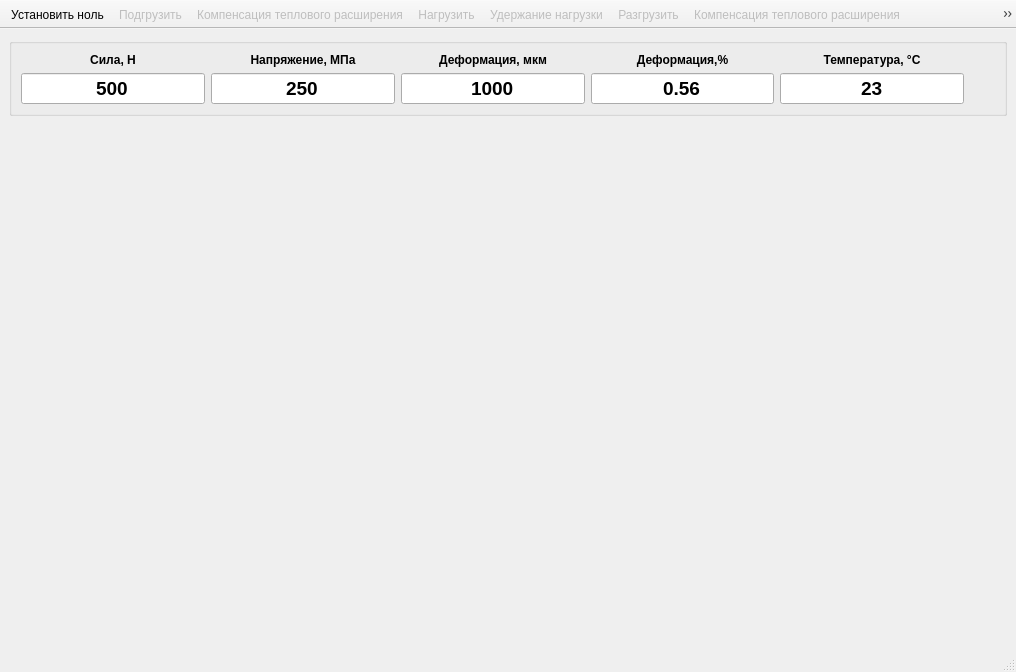
<ui version="4.0" >
 <class>MainWindow</class>
 <widget class="QMainWindow" name="MainWindow" >
  <property name="geometry" >
   <rect>
    <x>0</x>
    <y>0</y>
    <width>1016</width>
    <height>672</height>
   </rect>
  </property>
  <property name="windowTitle" >
   <string>MainWindow</string>
  </property>
  <widget class="QWidget" name="centralwidget" >
   <layout class="QVBoxLayout" name="verticalLayout" >
    <item>
     <widget class="QGroupBox" name="groupBox_2" >
      <property name="sizePolicy" >
       <sizepolicy vsizetype="Preferred" hsizetype="Preferred" >
        <horstretch>0</horstretch>
        <verstretch>0</verstretch>
       </sizepolicy>
      </property>
      <property name="title" >
       <string/>
      </property>
      <layout class="QGridLayout" name="gridLayout" >
       <item row="0" column="0" >
        <widget class="QLabel" name="label_2" >
         <property name="text" >
          <string>&lt;b>Сила, Н</string>
         </property>
         <property name="alignment" >
          <set>Qt::AlignCenter</set>
         </property>
         <property name="wordWrap" >
          <bool>true</bool>
         </property>
        </widget>
       </item>
       <item row="0" column="1" >
        <widget class="QLabel" name="label_3" >
         <property name="text" >
          <string>&lt;b>Напряжение, МПа</string>
         </property>
         <property name="alignment" >
          <set>Qt::AlignCenter</set>
         </property>
         <property name="wordWrap" >
          <bool>true</bool>
         </property>
        </widget>
       </item>
       <item row="0" column="2" >
        <widget class="QLabel" name="label_6" >
         <property name="text" >
          <string>&lt;b>Деформация, мкм</string>
         </property>
         <property name="alignment" >
          <set>Qt::AlignCenter</set>
         </property>
         <property name="wordWrap" >
          <bool>true</bool>
         </property>
        </widget>
       </item>
       <item row="0" column="3" >
        <widget class="QLabel" name="label_7" >
         <property name="text" >
          <string>&lt;b>Деформация,%</string>
         </property>
         <property name="alignment" >
          <set>Qt::AlignCenter</set>
         </property>
         <property name="wordWrap" >
          <bool>true</bool>
         </property>
        </widget>
       </item>
       <item row="0" column="4" >
        <widget class="QLabel" name="label_8" >
         <property name="text" >
          <string>&lt;b>Температура, °C</string>
         </property>
         <property name="alignment" >
          <set>Qt::AlignCenter</set>
         </property>
         <property name="wordWrap" >
          <bool>true</bool>
         </property>
        </widget>
       </item>
       <item row="1" column="0" >
        <widget class="QLineEdit" name="leForce" >
         <property name="font" >
          <font>
           <pointsize>14</pointsize>
           <weight>75</weight>
           <bold>true</bold>
          </font>
         </property>
         <property name="text" >
          <string>500</string>
         </property>
         <property name="alignment" >
          <set>Qt::AlignCenter</set>
         </property>
         <property name="readOnly" >
          <bool>true</bool>
         </property>
        </widget>
       </item>
       <item row="1" column="1" >
        <widget class="QLineEdit" name="leStress" >
         <property name="font" >
          <font>
           <pointsize>14</pointsize>
           <weight>75</weight>
           <bold>true</bold>
          </font>
         </property>
         <property name="text" >
          <string>250</string>
         </property>
         <property name="alignment" >
          <set>Qt::AlignCenter</set>
         </property>
         <property name="readOnly" >
          <bool>true</bool>
         </property>
        </widget>
       </item>
       <item row="1" column="2" >
        <widget class="QLineEdit" name="leDeformation" >
         <property name="font" >
          <font>
           <pointsize>14</pointsize>
           <weight>75</weight>
           <bold>true</bold>
          </font>
         </property>
         <property name="text" >
          <string>1000</string>
         </property>
         <property name="alignment" >
          <set>Qt::AlignCenter</set>
         </property>
         <property name="readOnly" >
          <bool>true</bool>
         </property>
        </widget>
       </item>
       <item row="1" column="3" >
        <widget class="QLineEdit" name="leDeformationInPercent" >
         <property name="font" >
          <font>
           <pointsize>14</pointsize>
           <weight>75</weight>
           <bold>true</bold>
          </font>
         </property>
         <property name="text" >
          <string>0.56</string>
         </property>
         <property name="alignment" >
          <set>Qt::AlignCenter</set>
         </property>
         <property name="readOnly" >
          <bool>true</bool>
         </property>
        </widget>
       </item>
       <item row="1" column="4" >
        <widget class="QLineEdit" name="leTemperature" >
         <property name="font" >
          <font>
           <pointsize>14</pointsize>
           <weight>75</weight>
           <bold>true</bold>
          </font>
         </property>
         <property name="text" >
          <string>23</string>
         </property>
         <property name="alignment" >
          <set>Qt::AlignCenter</set>
         </property>
         <property name="readOnly" >
          <bool>true</bool>
         </property>
        </widget>
       </item>
       <item row="1" column="5" >
        <spacer name="horizontalSpacer" >
         <property name="orientation" >
          <enum>Qt::Horizontal</enum>
         </property>
         <property name="sizeHint" stdset="0" >
          <size>
           <width>40</width>
           <height>20</height>
          </size>
         </property>
        </spacer>
       </item>
      </layout>
     </widget>
    </item>
    <item>
     <widget class="QwtPlot" name="qwtpData" >
      <property name="sizePolicy" >
       <sizepolicy vsizetype="Expanding" hsizetype="MinimumExpanding" >
        <horstretch>0</horstretch>
        <verstretch>0</verstretch>
       </sizepolicy>
      </property>
     </widget>
    </item>
   </layout>
  </widget>
  <widget class="QStatusBar" name="statusbar" />
  <widget class="QToolBar" name="toolBar" >
   <property name="windowTitle" >
    <string>toolBar</string>
   </property>
   <property name="movable" >
    <bool>false</bool>
   </property>
   <property name="allowedAreas" >
    <set>Qt::NoToolBarArea</set>
   </property>
   <property name="toolButtonStyle" >
    <enum>Qt::ToolButtonTextOnly</enum>
   </property>
   <property name="floatable" >
    <bool>true</bool>
   </property>
   <attribute name="toolBarArea" >
    <enum>TopToolBarArea</enum>
   </attribute>
   <attribute name="toolBarBreak" >
    <bool>false</bool>
   </attribute>
   <addaction name="actionSetZero" />
   <addaction name="actionLead" />
   <addaction name="actionCompensationBeforeLoad" />
   <addaction name="actionLoad" />
   <addaction name="actionCompensationMain" />
   <addaction name="actionUnload" />
   <addaction name="actionCompensationAfterUnload" />
   <addaction name="actionStop" />
  </widget>
  <action name="actionStop" >
   <property name="enabled" >
    <bool>false</bool>
   </property>
   <property name="text" >
    <string>Прервать экспермент</string>
   </property>
  </action>
  <action name="actionSetZero" >
   <property name="text" >
    <string>Установить ноль</string>
   </property>
  </action>
  <action name="actionLoad" >
   <property name="enabled" >
    <bool>false</bool>
   </property>
   <property name="text" >
    <string>Нагрузить</string>
   </property>
  </action>
  <action name="actionUnload" >
   <property name="enabled" >
    <bool>false</bool>
   </property>
   <property name="text" >
    <string>Разгрузить</string>
   </property>
  </action>
  <action name="actionLead" >
   <property name="enabled" >
    <bool>false</bool>
   </property>
   <property name="text" >
    <string>Подгрузить</string>
   </property>
  </action>
  <action name="actionCompensationBeforeLoad" >
   <property name="enabled" >
    <bool>false</bool>
   </property>
   <property name="text" >
    <string>Компенсация теплового расширения</string>
   </property>
  </action>
  <action name="actionCompensationMain" >
   <property name="enabled" >
    <bool>false</bool>
   </property>
   <property name="text" >
    <string>Удержание нагрузки</string>
   </property>
  </action>
  <action name="actionCompensationAfterUnload" >
   <property name="enabled" >
    <bool>false</bool>
   </property>
   <property name="text" >
    <string>Компенсация теплового расширения</string>
   </property>
  </action>
 </widget>
 <customwidgets>
  <customwidget>
   <class>QwtPlot</class>
   <extends>QFrame</extends>
   <header>qwt_plot.h</header>
  </customwidget>
 </customwidgets>
 <resources/>
 <connections>
  <connection>
   <sender>actionSetZero</sender>
   <signal>triggered(bool)</signal>
   <receiver>actionLead</receiver>
   <slot>setDisabled(bool)</slot>
   <hints>
    <hint type="sourcelabel" >
     <x>-1</x>
     <y>-1</y>
    </hint>
    <hint type="destinationlabel" >
     <x>-1</x>
     <y>-1</y>
    </hint>
   </hints>
  </connection>
  <connection>
   <sender>actionLead</sender>
   <signal>triggered(bool)</signal>
   <receiver>actionCompensationBeforeLoad</receiver>
   <slot>setDisabled(bool)</slot>
   <hints>
    <hint type="sourcelabel" >
     <x>-1</x>
     <y>-1</y>
    </hint>
    <hint type="destinationlabel" >
     <x>-1</x>
     <y>-1</y>
    </hint>
   </hints>
  </connection>
  <connection>
   <sender>actionLead</sender>
   <signal>triggered(bool)</signal>
   <receiver>actionLead</receiver>
   <slot>setEnabled(bool)</slot>
   <hints>
    <hint type="sourcelabel" >
     <x>-1</x>
     <y>-1</y>
    </hint>
    <hint type="destinationlabel" >
     <x>-1</x>
     <y>-1</y>
    </hint>
   </hints>
  </connection>
  <connection>
   <sender>actionLead</sender>
   <signal>triggered(bool)</signal>
   <receiver>actionSetZero</receiver>
   <slot>setEnabled(bool)</slot>
   <hints>
    <hint type="sourcelabel" >
     <x>-1</x>
     <y>-1</y>
    </hint>
    <hint type="destinationlabel" >
     <x>-1</x>
     <y>-1</y>
    </hint>
   </hints>
  </connection>
  <connection>
   <sender>actionLead</sender>
   <signal>triggered(bool)</signal>
   <receiver>actionSetZero</receiver>
   <slot>setVisible(bool)</slot>
   <hints>
    <hint type="sourcelabel" >
     <x>-1</x>
     <y>-1</y>
    </hint>
    <hint type="destinationlabel" >
     <x>-1</x>
     <y>-1</y>
    </hint>
   </hints>
  </connection>
  <connection>
   <sender>actionCompensationBeforeLoad</sender>
   <signal>triggered(bool)</signal>
   <receiver>actionLoad</receiver>
   <slot>setDisabled(bool)</slot>
   <hints>
    <hint type="sourcelabel" >
     <x>-1</x>
     <y>-1</y>
    </hint>
    <hint type="destinationlabel" >
     <x>-1</x>
     <y>-1</y>
    </hint>
   </hints>
  </connection>
  <connection>
   <sender>actionCompensationBeforeLoad</sender>
   <signal>triggered(bool)</signal>
   <receiver>actionCompensationBeforeLoad</receiver>
   <slot>setEnabled(bool)</slot>
   <hints>
    <hint type="sourcelabel" >
     <x>-1</x>
     <y>-1</y>
    </hint>
    <hint type="destinationlabel" >
     <x>-1</x>
     <y>-1</y>
    </hint>
   </hints>
  </connection>
  <connection>
   <sender>actionLoad</sender>
   <signal>triggered(bool)</signal>
   <receiver>actionCompensationMain</receiver>
   <slot>setDisabled(bool)</slot>
   <hints>
    <hint type="sourcelabel" >
     <x>-1</x>
     <y>-1</y>
    </hint>
    <hint type="destinationlabel" >
     <x>-1</x>
     <y>-1</y>
    </hint>
   </hints>
  </connection>
  <connection>
   <sender>actionLoad</sender>
   <signal>triggered(bool)</signal>
   <receiver>actionLoad</receiver>
   <slot>setEnabled(bool)</slot>
   <hints>
    <hint type="sourcelabel" >
     <x>-1</x>
     <y>-1</y>
    </hint>
    <hint type="destinationlabel" >
     <x>-1</x>
     <y>-1</y>
    </hint>
   </hints>
  </connection>
  <connection>
   <sender>actionCompensationMain</sender>
   <signal>triggered(bool)</signal>
   <receiver>actionUnload</receiver>
   <slot>setDisabled(bool)</slot>
   <hints>
    <hint type="sourcelabel" >
     <x>-1</x>
     <y>-1</y>
    </hint>
    <hint type="destinationlabel" >
     <x>-1</x>
     <y>-1</y>
    </hint>
   </hints>
  </connection>
  <connection>
   <sender>actionCompensationMain</sender>
   <signal>triggered(bool)</signal>
   <receiver>actionCompensationMain</receiver>
   <slot>setEnabled(bool)</slot>
   <hints>
    <hint type="sourcelabel" >
     <x>-1</x>
     <y>-1</y>
    </hint>
    <hint type="destinationlabel" >
     <x>-1</x>
     <y>-1</y>
    </hint>
   </hints>
  </connection>
  <connection>
   <sender>actionUnload</sender>
   <signal>triggered(bool)</signal>
   <receiver>actionCompensationAfterUnload</receiver>
   <slot>setDisabled(bool)</slot>
   <hints>
    <hint type="sourcelabel" >
     <x>-1</x>
     <y>-1</y>
    </hint>
    <hint type="destinationlabel" >
     <x>-1</x>
     <y>-1</y>
    </hint>
   </hints>
  </connection>
  <connection>
   <sender>actionUnload</sender>
   <signal>triggered(bool)</signal>
   <receiver>actionUnload</receiver>
   <slot>setEnabled(bool)</slot>
   <hints>
    <hint type="sourcelabel" >
     <x>-1</x>
     <y>-1</y>
    </hint>
    <hint type="destinationlabel" >
     <x>-1</x>
     <y>-1</y>
    </hint>
   </hints>
  </connection>
  <connection>
   <sender>actionCompensationAfterUnload</sender>
   <signal>triggered(bool)</signal>
   <receiver>actionStop</receiver>
   <slot>setDisabled(bool)</slot>
   <hints>
    <hint type="sourcelabel" >
     <x>-1</x>
     <y>-1</y>
    </hint>
    <hint type="destinationlabel" >
     <x>-1</x>
     <y>-1</y>
    </hint>
   </hints>
  </connection>
  <connection>
   <sender>actionCompensationAfterUnload</sender>
   <signal>triggered(bool)</signal>
   <receiver>actionCompensationAfterUnload</receiver>
   <slot>setEnabled(bool)</slot>
   <hints>
    <hint type="sourcelabel" >
     <x>-1</x>
     <y>-1</y>
    </hint>
    <hint type="destinationlabel" >
     <x>-1</x>
     <y>-1</y>
    </hint>
   </hints>
  </connection>
  <connection>
   <sender>actionStop</sender>
   <signal>triggered(bool)</signal>
   <receiver>actionStop</receiver>
   <slot>setEnabled(bool)</slot>
   <hints>
    <hint type="sourcelabel" >
     <x>-1</x>
     <y>-1</y>
    </hint>
    <hint type="destinationlabel" >
     <x>-1</x>
     <y>-1</y>
    </hint>
   </hints>
  </connection>
 </connections>
</ui>
